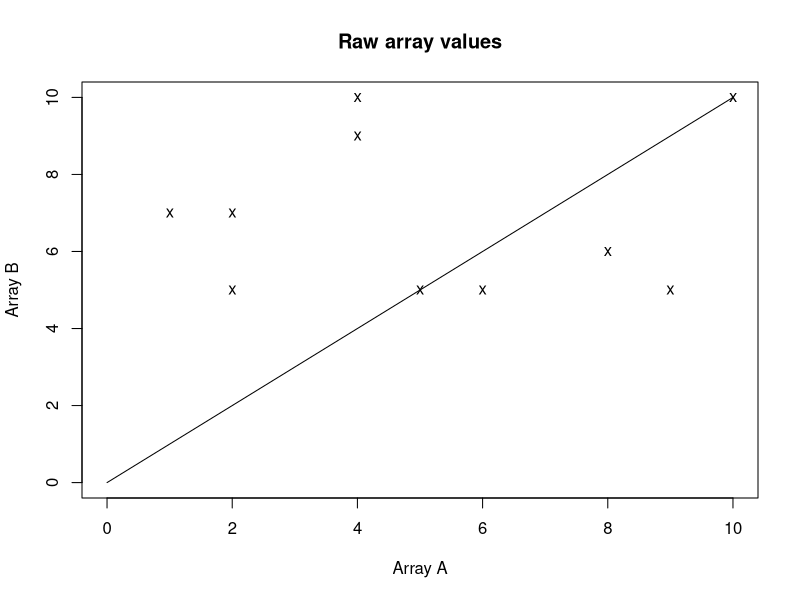

Source code (R): (Note: this script raises an error after producing the figure.)
a = round(runif(10, min = 0, max=10))
#[1]  0  4  3  8  5  1  2  6  5 10

b = round(runif(10, min = 5, max=10))
#[1] 10  8  9  9  8  9  9  9  7  9

plot(a, b, pch="x", xlim=c(0,10), ylim=c(0,10), xlab = "Array A", 
     ylab = "Array B", main = "Raw array values")
lines(0:10,0:10)


qqplot(c,d, pch="x", xlim=c(0,10), ylim=c(0,10), xlab = "Sorted array A", 
     ylab = "Sorted array B", main = "Quantile-quantile plot")
lines(0:10,0:10)

e = cbind(sort(a),sort(b))
f = apply(e, 1, mean)

qqplot(f[order(a)],f[order(b)], pch="x", xlim=c(0,10), ylim=c(0,10),
       xlab = "Normalized array A", ylab = "Normalized array B",
       main = "Quantile-quantile plot")
lines(0:10,0:10)

f[order(a)]
# [1]  3.5  7.0  7.0  5.0  4.5  6.5  8.5  7.5  6.0 10.0
f[order(b)]
# [1]  8.5  4.5  6.5  5.0  6.0  7.0  7.0  7.5 10.0  3.5